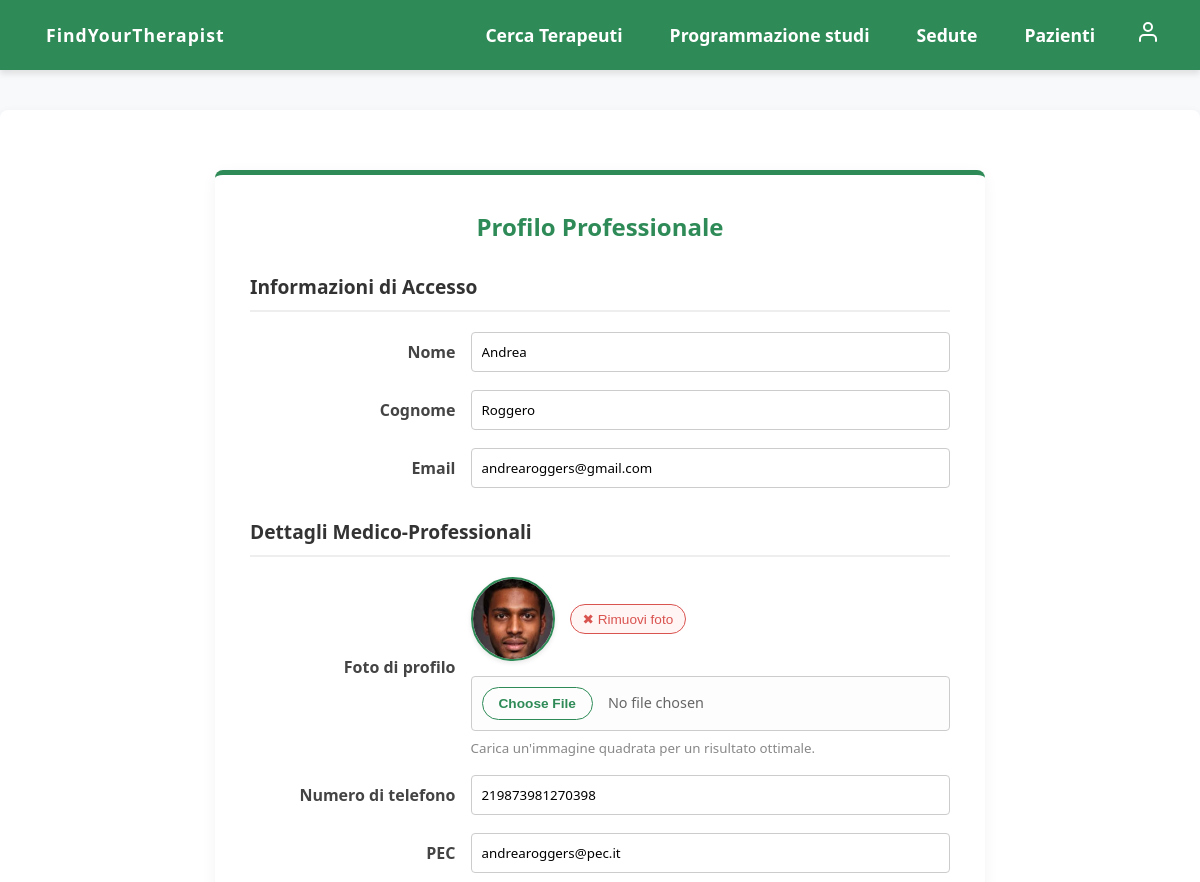
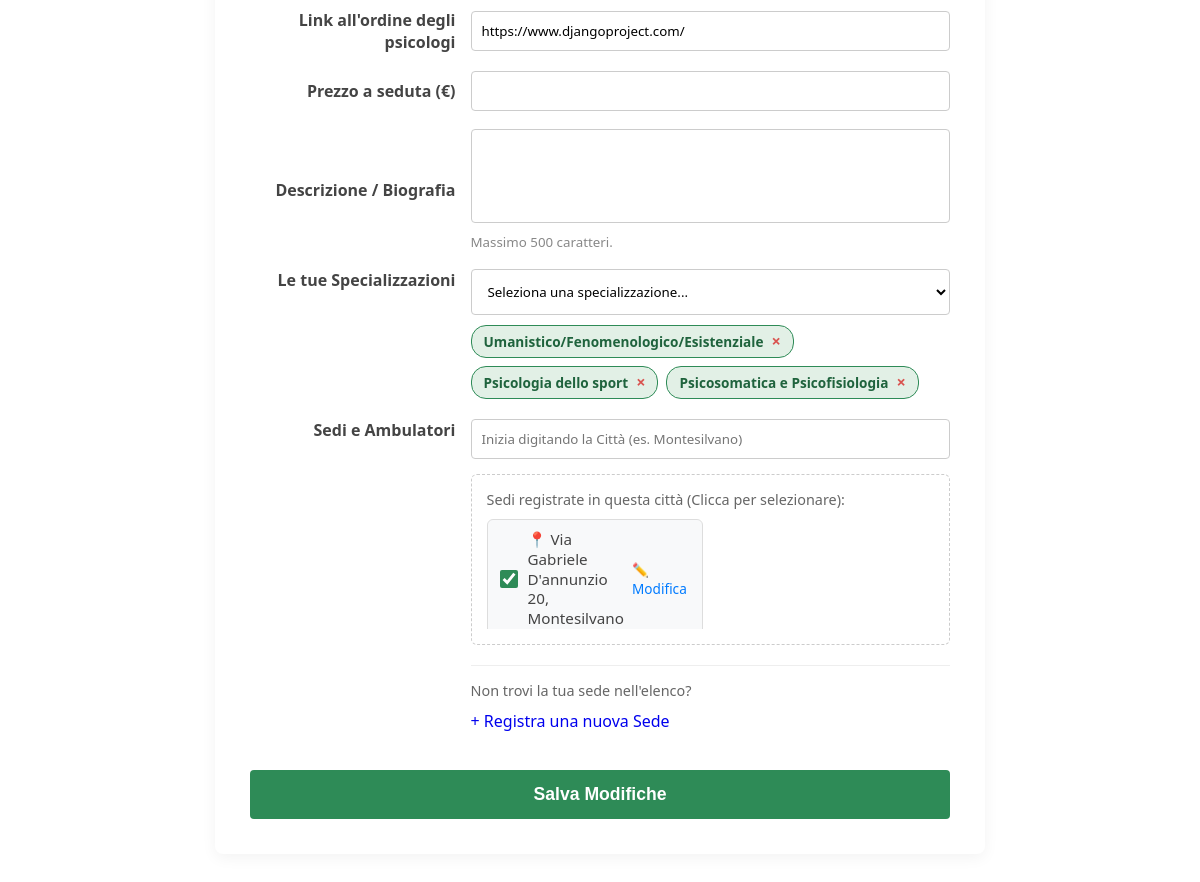
Page /utenti/profilo-terapeuta/ (signed in) on the committed database (2 pictures, top to bottom).
### utenti/models.py (models this page shows, shortened)
class Terapeuta(models.Model):
    user = models.OneToOneField(User, on_delete=models.CASCADE)
    numero_telefono = models.CharField(max_length=15, blank=True, null=True)
    studi = models.ManyToManyField(Studio, related_name='terapeuti', blank=True)
    prezzo = models.DecimalField(max_digits=6, decimal_places=2, blank=True, null=True)
    descrizione = models.TextField(blank=True, null=True)
    specializzazioni = models.ManyToManyField(Specializzazione, related_name='terapeuti', blank=True)
    pec = models.EmailField(max_length=254, blank=True, null=True)  # PEC del terapeuta
    verified = models.BooleanField(default=False)  # Campo per indicare se il terapeuta è verificato
    link_ordine = models.URLField(max_length=200, blank=True, null=True)  # Link all'ordine degli psicologi
    foto_profilo = models.ImageField(upload_to='foto_profili/terapeuti/', blank=True, null=True)
    class Meta:
        verbose_name = "Terapeuta"
        verbose_name_plural = "Terapeuti"
        ordering = ['id']

class Specializzazione(models.Model):
    nome = models.CharField(max_length=100)
    class Meta:
        verbose_name = "Specializzazione"
        verbose_name_plural = "Specializzazioni"
        ordering = ['id']

class Studio(models.Model):
    indirizzo = models.CharField(max_length=200)
    citta = models.CharField(max_length=100)
    foto_studio = models.ImageField(upload_to='foto_studi/', blank=True, null=True)
    class Meta:
        verbose_name = "Studio"
        verbose_name_plural = "Studi"
        ordering = ['id']

### utenti/views.py (the view, shortened to what this page needs)
# urls.py: path('profilo-terapeuta/', ProfiloTerapeutaView.as_view(), name='profilo_terapeuta'),
class ProfiloTerapeutaView(LoginRequiredMixin, View):
    def get(self, request):
        if not hasattr(request.user, 'terapeuta'):
            return redirect('home')
        user_form = UserUpdateForm(instance=request.user)
        terapeuta_form = TerapeutaUpdateForm(instance=request.user.terapeuta)
        context = {
            'user_form': user_form,
            'terapeuta_form': terapeuta_form,
            'tutte_specializzazioni': Specializzazione.objects.all(),
            'tutti_studi': Studio.objects.all(),
            'mie_specializzazioni': request.user.terapeuta.specializzazioni.values_list('id', flat=True),
            'miei_studi': request.user.terapeuta.studi.values_list('id', flat=True),
        }
        return render(request, 'utenti/profilo_terapeuta.html', context)

### utenti/forms.py
class UserUpdateForm(forms.ModelForm):
    class Meta:
        model = User
        fields = ['first_name', 'last_name', 'email']
        labels = {
            'first_name': 'Nome',
            'last_name': 'Cognome',
            'email': 'Email',
        }
    def __init__(self, *args, **kwargs):
        super().__init__(*args, **kwargs)
        self.fields['first_name'].required = True
        self.fields['last_name'].required = True
        self.fields['email'].required = True

class TerapeutaUpdateForm(forms.ModelForm):
    class Meta:
        model = Terapeuta
        fields = ['foto_profilo', 'numero_telefono', 'prezzo', 'descrizione', 'studi', 'specializzazioni', 'pec', 'link_ordine']
        labels = {
            'foto_profilo': 'Foto di profilo',
            'numero_telefono': 'Numero di telefono',
            'pec': 'PEC',
            'prezzo': 'Prezzo a seduta (€)',
            'descrizione': 'Descrizione / Biografia',
            'studi': 'I tuoi studi attuali',
            'specializzazioni': 'Le tue specializzazioni',
            'link_ordine': 'Link all\'ordine degli psicologi'
        }
        widgets = {
            'foto_profilo': forms.FileInput(),
            'descrizione': forms.Textarea(attrs={'rows': 4, 'maxlength': '500', 'style': 'resize: none;'}),
            'specializzazioni': forms.CheckboxSelectMultiple(),
            'studi': forms.CheckboxSelectMultiple(),
        }

### templates/utenti/profilo_terapeuta.html (shortened to what this page needs)
{% extends 'base.html' %}
{% load static %}
{% block extra_css %}
    <link rel="stylesheet" href="{% static 'css/profilo.css' %}?v=6">
{% endblock %}
{% block contenuto %}
<div class="profilo-container">
    <div class="profilo-header">
        <h2>Profilo Professionale</h2>
    </div>
    <form method="POST" action="{% url 'utenti:profilo_terapeuta' %}" enctype="multipart/form-data">
        <h3 class="form-section-title">Informazioni di Accesso</h3>
        {% for field in user_form %}
            <div class="profilo-row">
                <label>{{ field.label }}</label>
                <div class="input-box">
                    {{ field }}
                </div>
            </div>
        {% endfor %}
        <h3 class="form-section-title">Dettagli Medico-Professionali</h3>
        <div class="profilo-row">
            <label>{{ terapeuta_form.foto_profilo.label|default:"Foto del Profilo" }}</label>
            <div class="input-box">
                {% if request.user.terapeuta.foto_profilo %}
                    <div id="preview-foto-profilo" style="display: flex; align-items: center; gap: 15px; margin-bottom: 15px;">
                        <img src="{{ request.user.terapeuta.foto_profilo.url }}" alt="Foto Profilo" style="width: 80px; height: 80px; object-fit: cover; border-radius: 50%; border: 2px solid #2e8b57; box-shadow: 0 2px 5px rgba(0,0,0,0.1);">
                        <button type="button" onclick="eliminaFotoProfilo()" style="background: #fff5f5; border: 1px solid #d9534f; color: #d9534f; padding: 6px 12px; border-radius: 20px; cursor: pointer; font-size: 0.85em; transition: 0.3s;">
                            ✖ Rimuovi foto
                        </button>
                    </div>
                {% endif %}
                {{ terapeuta_form.foto_profilo }}
                <small style="color: #888; display: block; margin-top: 8px;">Carica un'immagine quadrata per un risultato ottimale.</small>
            </div>
        </div>
        <div class="profilo-row">
            <label>{{ terapeuta_form.numero_telefono.label }}</label>
            <div class="input-box">
                {{ terapeuta_form.numero_telefono }}
            </div>
        </div>
        <div class="profilo-row">
            <label>{{ terapeuta_form.pec.label }}</label>
            <div class="input-box">
                {{ terapeuta_form.pec }}
            </div>
        </div>
        <div class="profilo-row">
            <label>{{ terapeuta_form.link_ordine.label }}</label>
            <div class="input-box">
                {{ terapeuta_form.link_ordine }}
            </div>
        </div>
        <div class="profilo-row">
            <label>{{ terapeuta_form.prezzo.label }}</label>
            <div class="input-box">
                {{ terapeuta_form.prezzo }}
            </div>
        </div>
        <div class="profilo-row">
            <label>{{ terapeuta_form.descrizione.label }}</label>
            <div class="input-box">
                {{ terapeuta_form.descrizione }}
                <small style="color: #888; display: block; margin-top: 5px;">Massimo 500 caratteri.</small>
            </div>
        </div>
        <div class="profilo-row" style="align-items: flex-start;">
            <label>Le tue Specializzazioni</label>
            <div class="input-box">
                <select id="spec-select" class="spec-dropdown">
                    <option value="">Seleziona una specializzazione...</option>
                </select>
                <div id="tags-container" class="tags-container">
                    {% for spec in tutte_specializzazioni %}
                        {% if spec.id in mie_specializzazioni %}
                            <div class="spec-tag">
                                {{ spec.nome }}
                                <span class="remove-tag" data-id="{{ spec.id }}">×</span>
                            </div>
                        {% endif %}
                    {% endfor %}
                </div>
            </div>
        </div>
        <div class="profilo-row" style="align-items: flex-start; margin-top: 20px;">
            <label>Sedi e Ambulatori</label>
            <div class="input-box">
                <input type="text" id="cerca-citta-studio" placeholder="Inizia digitando la Città (es. Montesilvano)" autocomplete="off">
                <div id="studi-suggeriti" class="studi-suggeriti-box" style="display:none;">
                    <p style="font-size: 0.9em; color: #666; margin-top: 0; margin-bottom: 10px;">Sedi registrate in questa città (Clicca per selezionare):</p>
                    <div id="lista-studi-dinamica">
                        {% for studio in tutti_studi %}
                            <label class="studio-suggerito-item" data-citta="{{ studio.citta|lower }}">
                                <div class="studio-content">
                                    <input type="checkbox" name="studi" value="{{ studio.id }}" class="studio-checkbox" {% if studio.id in miei_studi %}checked{% endif %}>
                                    <div style="display: flex; justify-content: space-between; align-items: center; width: 100%;">
                                        <span style="font-size: 0.95em;">📍 {{ studio.indirizzo }}, {{ studio.citta }}</span>
                                        <a href="{% url 'utenti:modifica_studio' studio.id %}" style="font-size: 0.85em; color: #007bff; text-decoration: none;">✏️ Modifica</a>
                                    </div>
                                </div>
                            </label>
                        {% endfor %}
                    </div>
                </div>
                <div style="margin-top: 20px; padding-top: 15px; border-top: 1px solid #eee;">
                    <p style="font-size: 0.9em; color: #666; margin-top: 0; margin-bottom: 10px;">Non trovi la tua sede nell'elenco?</p>
                    <a href="{% url 'utenti:aggiungi_studio' %}" class="btn-secondary-small" style="text-decoration: none; display: inline-block;">
                        + Registra una nuova Sede
                    </a>
                </div>
            </div>
        </div>
        <button type="submit" class="profilo-btn-salva">Salva Modifiche</button>
    </form>
</div>
{% endblock %}

### static/css/style.css (style rules this page uses)
body { margin: 0; padding: 0; font-family: 'Segoe UI', Tahoma, Geneva, Verdana, sans-serif; background-color: #f8f9fa; color: #333; }

### static/css/profilo.css (style rules this page uses)
.profilo-container { max-width: 700px; margin: 40px auto; background: white; padding: 35px; border-radius: 8px; box-shadow: 0 4px 15px rgba(0,0,0,0.05); border-top: 5px solid #2e8b57; }
.profilo-header { text-align: center; margin-bottom: 30px; }
.profilo-header h2 { color: #2e8b57; margin: 0 0 10px 0; }
.form-section-title { color: #333; border-bottom: 2px solid #eee; padding-bottom: 10px; margin-top: 30px; margin-bottom: 20px; font-size: 1.2em; }
.profilo-row { display: flex; align-items: center; margin-bottom: 18px; }
.profilo-row label { width: 30%; font-weight: bold; color: #444; padding-right: 15px; text-align: right; }
.profilo-row .input-box { width: 70%; }
.profilo-row input:not([type="checkbox"]), .profilo-row textarea { width: 100%; padding: 10px; border: 1px solid #ccc; border-radius: 4px; box-sizing: border-box; font-family: inherit; }
.profilo-btn-salva { width: 100%; padding: 14px; background-color: #2e8b57; color: white; border: none; font-size: 1.1em; font-weight: bold; border-radius: 4px; cursor: pointer; transition: background-color 0.3s; margin-top: 20px; }
.spec-dropdown { width: 100%; padding: 12px; border: 1px solid #ccc; border-radius: 4px; font-family: inherit; background-color: white; cursor: pointer; transition: border-color 0.3s; }
.tags-container { display: flex; flex-wrap: wrap; gap: 8px; margin-top: 10px; }
.spec-tag { background-color: #e2f0e6; color: #1f633d; padding: 6px 12px; border-radius: 15px; font-size: 0.85em; font-weight: bold; display: flex; align-items: center; border: 1px solid #2e8b57; }
.remove-tag { margin-left: 8px; color: #d9534f; cursor: pointer; font-size: 1.2em; font-weight: bold; line-height: 1; }
.studi-suggeriti-box { margin-top: 15px; padding: 15px; background-color: #fff; border: 1px dashed #ccc; border-radius: 6px; }
#lista-studi-dinamica { display: grid; grid-template-columns: 1fr 1fr; gap: 10px; max-height: 110px; overflow-y: auto; padding-right: 5px; }
.studio-suggerito-item { width: 100% !important; text-align: left !important; font-weight: normal !important; padding: 10px 12px; background-color: #f8f9fa; border: 1px solid #ddd; border-radius: 6px; cursor: pointer; display: block; box-sizing: border-box; transition: all 0.2s; margin: 0; }
.studio-content { display: flex; align-items: center; gap: 10px; width: 100%; }
.studio-content span { word-break: break-word; line-height: 1.3; flex-grow: 1; }
.profilo-row input.studio-checkbox { width: 18px !important; height: 18px !important; cursor: pointer; accent-color: #2e8b57; margin: 0 !important; padding: 0 !important; flex-shrink: 0; box-sizing: border-box; }
input[type="file"] { display: block; width: 100%; padding: 12px; background: #fdfdfd; border: 2px dashed #d1e3df; border-radius: 8px; color: #666; font-size: 0.9em; cursor: pointer; transition: border-color 0.3s; }

### rows in the picture
Terapeuta: numero_telefono "219873981270398", pec "andrearoggers@pec.it", link_ordine "https://www.djangoproject.com/"
Specializzazione: nome "Umanistico/Fenomenologico/Esistenziale"
Specializzazione: nome "Psicologia dello sport"
Specializzazione: nome "Psicosomatica e Psicofisiologia"
Studio: studi "☑", indirizzo "Via Gabriele D'annunzio 20", citta "Montesilvano"

### other values in the picture
{{ field.label }} "Nome" "Cognome" "Email"
{{ terapeuta_form.foto_profilo.label|default:"Foto del Profilo" }} "Foto di profilo"
{{ terapeuta_form.numero_telefono.label }} "Numero di telefono"
{{ terapeuta_form.pec.label }} "PEC"
{{ terapeuta_form.link_ordine.label }} "Link all'ordine degli psicologi"
{{ terapeuta_form.prezzo.label }} "Prezzo a seduta (€)"
{{ terapeuta_form.descrizione.label }} "Descrizione / Biografia"
